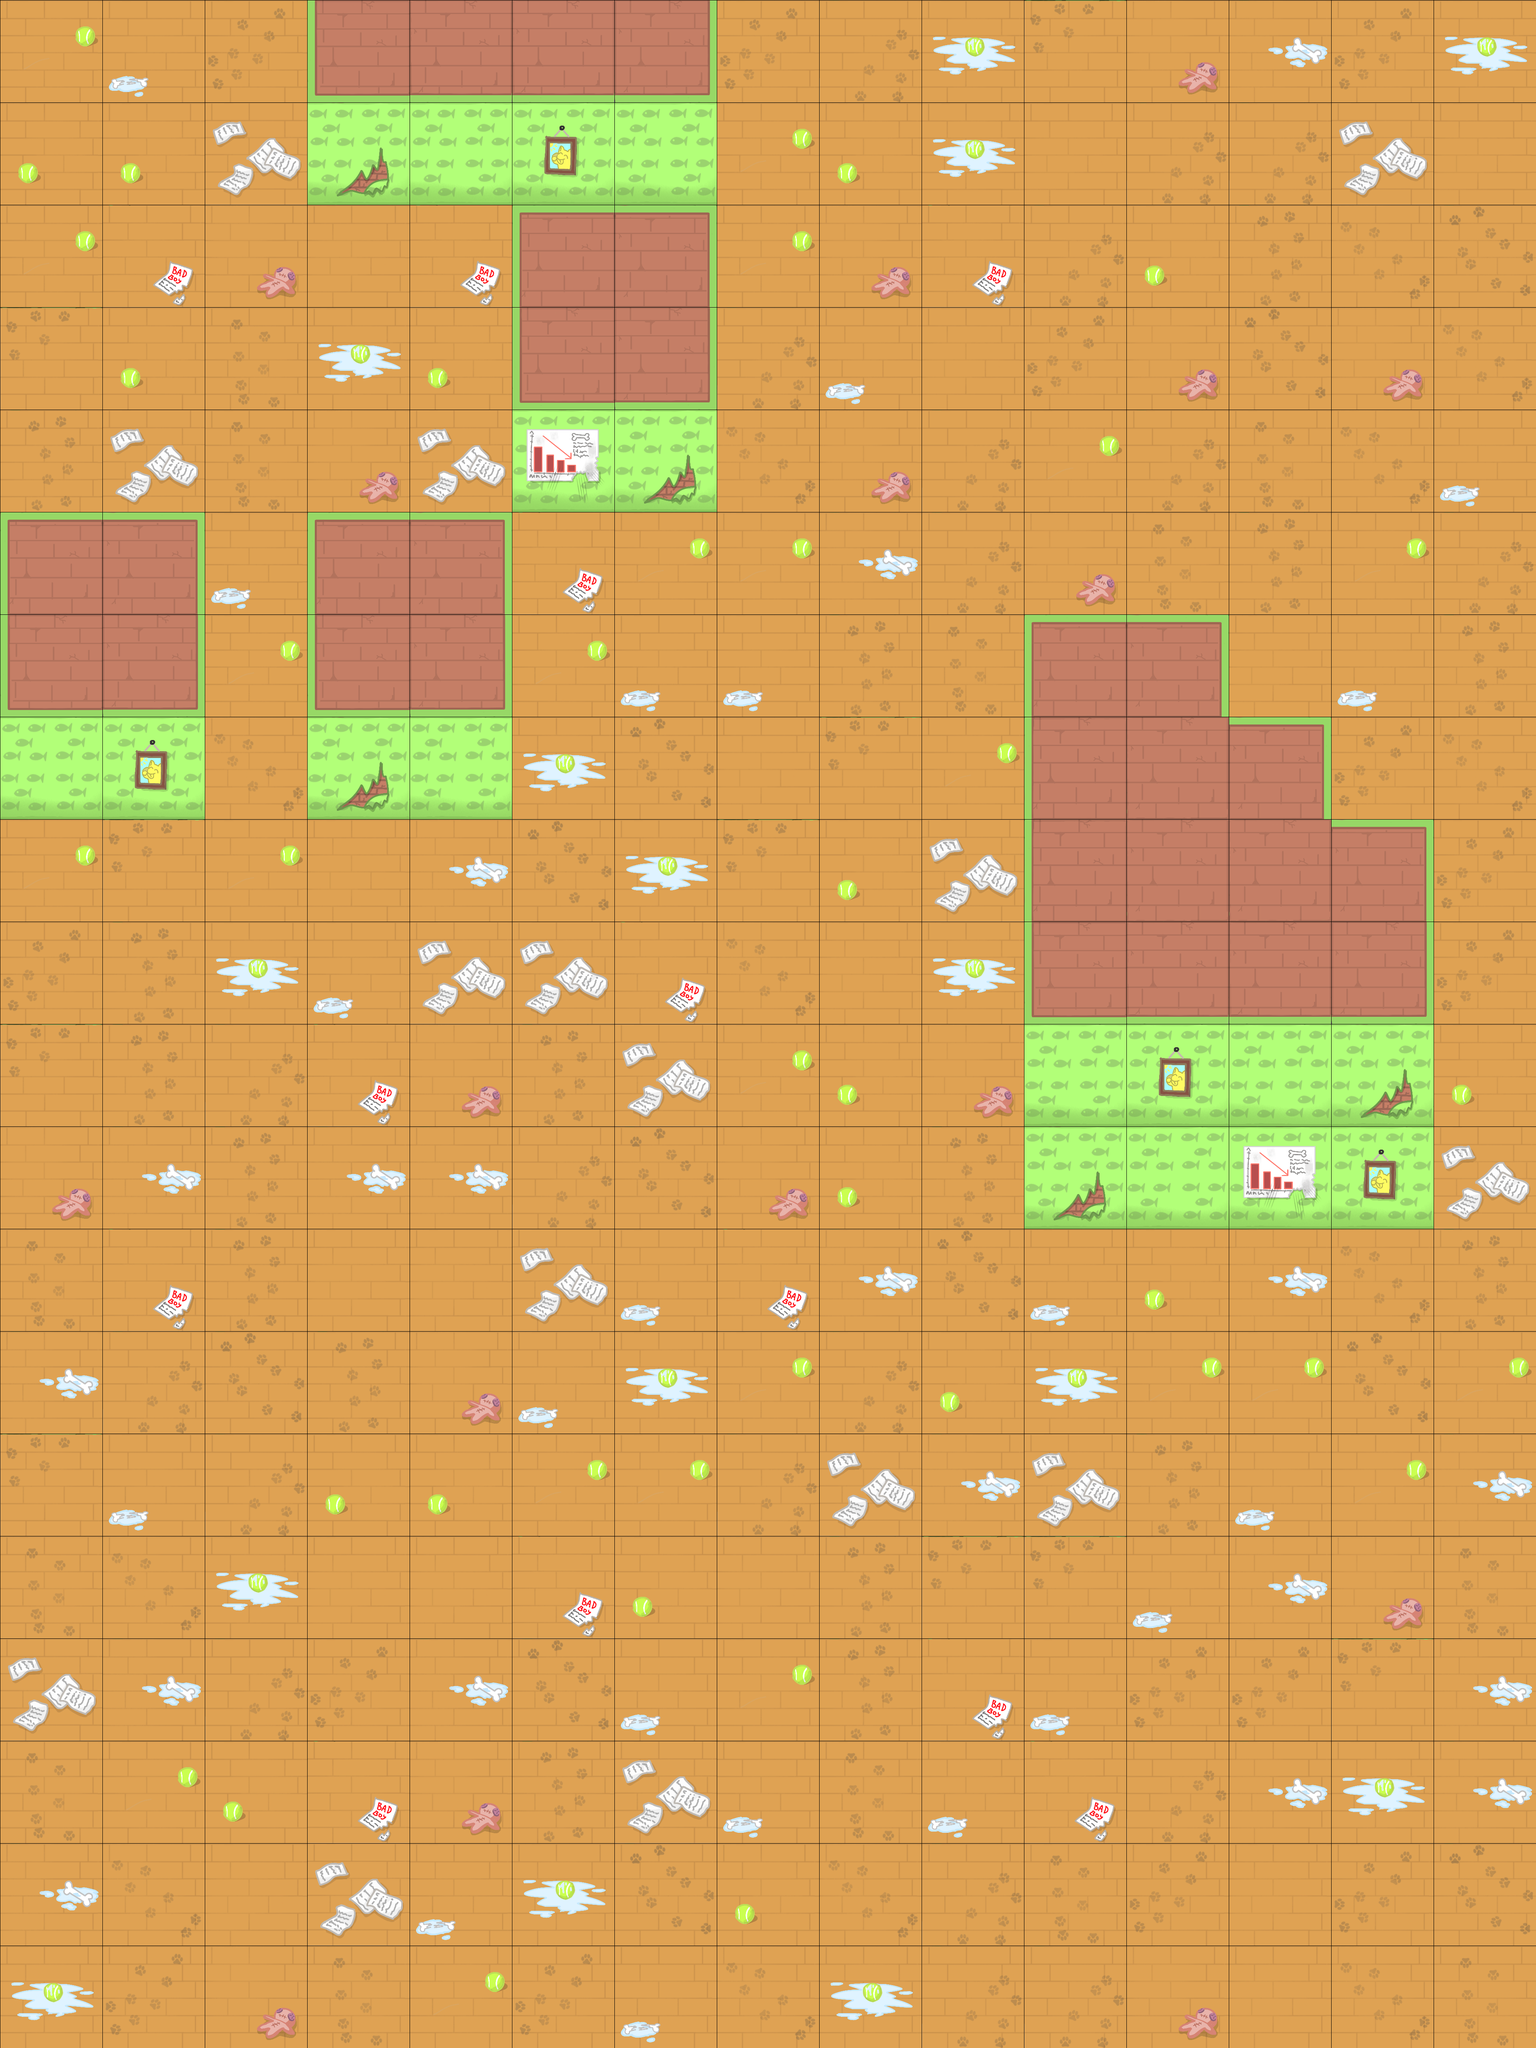

A 2D game scene composited from a Tiled map and its tileset images. What follows is a short description and the map's XML, with every tile layer's data as written:
An orthogonal 15x20 tile map with 256x256 px tiles, 2 tile layers (Floor, Wall).

<map version="1.10" tiledversion="1.11.2" orientation="orthogonal" renderorder="right-down" width="15" height="20" tilewidth="256" tileheight="256" infinite="0" nextlayerid="3" nextobjectid="1">
 <tileset firstgid="1" source="DogWorldMap.tsx" />
 <layer id="1" name="Floor" class="Floor" width="15" height="20">
  <data encoding="csv">
31,26,29,0,0,0,0,29,21,32,22,25,20,29,32,
30,30,24,0,0,0,0,31,30,32,17,21,21,24,17,
31,23,25,17,23,0,0,31,25,23,21,30,18,28,19,
22,30,27,32,30,0,0,21,26,17,29,25,19,25,28,
18,24,27,25,24,0,0,28,25,21,31,21,27,28,26,
0,0,26,0,0,23,31,31,20,21,25,27,18,31,21,
0,0,31,0,0,31,26,26,18,27,0,0,17,26,18,
0,0,28,0,0,32,19,17,22,31,0,0,0,29,28,
31,22,31,17,20,19,32,22,30,24,0,0,0,0,29,
29,18,32,26,24,24,23,28,17,32,0,0,0,0,29,
22,18,21,23,25,18,24,31,30,25,0,0,0,0,30,
25,20,18,20,20,21,19,25,30,18,0,0,0,0,24,
27,23,18,17,17,24,26,23,20,19,26,30,20,28,18,
20,21,19,18,25,26,32,31,21,30,32,31,31,19,31,
22,26,21,30,30,31,31,21,24,20,24,18,26,31,20,
27,28,32,17,17,23,30,17,18,22,22,26,20,25,27,
24,20,21,29,20,19,26,31,18,23,26,29,29,22,20,
27,31,30,23,25,18,24,26,27,26,23,21,20,32,20,
20,28,17,24,26,32,19,30,28,21,27,29,17,29,19,
32,29,25,27,31,29,26,28,32,21,21,25,17,28,27
</data>
 </layer>
 <layer id="2" name="Wall" class="Wall" width="15" height="20">
  <data encoding="csv">
0,0,0,14,3,3,15,0,0,0,0,0,0,0,0,
0,0,0,13,10,11,10,0,0,0,0,0,0,0,0,
0,0,0,0,0,6,7,0,0,0,0,0,0,0,0,
0,0,0,0,0,14,15,0,0,0,0,0,0,0,0,
0,0,0,0,0,12,13,0,0,0,0,0,0,0,0,
6,7,0,6,7,0,0,0,0,0,0,0,0,0,0,
14,15,0,14,15,0,0,0,0,0,6,7,0,0,0,
10,11,0,13,10,0,0,0,0,0,4,8,7,0,0,
0,0,0,0,0,0,0,0,0,0,4,8,8,7,0,
0,0,0,0,0,0,0,0,0,0,14,3,3,15,0,
0,0,0,0,0,0,0,0,0,0,10,11,10,13,0,
0,0,0,0,0,0,0,0,0,0,13,10,12,11,0,
0,0,0,0,0,0,0,0,0,0,0,0,0,0,0,
0,0,0,0,0,0,0,0,0,0,0,0,0,0,0,
0,0,0,0,0,0,0,0,0,0,0,0,0,0,0,
0,0,0,0,0,0,0,0,0,0,0,0,0,0,0,
0,0,0,0,0,0,0,0,0,0,0,0,0,0,0,
0,0,0,0,0,0,0,0,0,0,0,0,0,0,0,
0,0,0,0,0,0,0,0,0,0,0,0,0,0,0,
0,0,0,0,0,0,0,0,0,0,0,0,0,0,0
</data>
 </layer>
</map>
